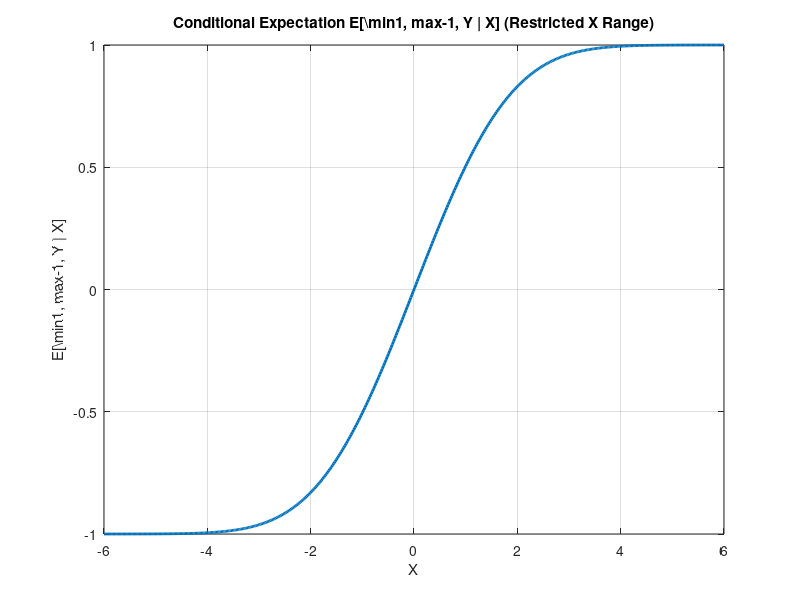

MATLAB code to generate this figure:
% Define grids with restricted X range
x_grid = linspace(-6, 6, 500); % Restricted X grid (m+1 points)
y_grid = linspace(-50, 50, 500); % Y grid (n+1 points)

% Define G(Y) = min(1, max(-1, Y))
G = min(1, max(-1, y_grid)); % Apply transformation to y_grid

% Parameters for W ~ N(mu, sigma^2)
mu = 0;      % Mean of W
sigma = 1;     % Standard deviation of W
a = @(x) 0.8 * x; % a(X)

% Define conditional CDF H(y | X)
H = zeros(length(y_grid), length(x_grid)); % Initialize H matrix
for j = 1:length(x_grid)
  % Use the theory for conditional CDF

  H(:, j) = normcdf((y_grid - a(x_grid(j)) - mu) / sigma);
end

% Compute F matrix
n = length(y_grid) - 1; % Number of intervals in y_grid (n+1 points)
m = length(x_grid) - 1; % Number of intervals in x_grid (m+1 points)
F = zeros(m+1, n+1); % Initialize F matrix

for i = 1:(m+1)
  % First term (difference of 1 sample)
  F(i, 1) = (H(2, i) - H(1, i)) / 2;

  % Second term (difference of 2 samples)

  F(i, 2) = (H(3, i) - H(1, i)) / 2;

  % General terms (difference of 2 samples)
  for j = 3:n
    F(i, j) = (H(j+1, i) - H(j-1, i)) / 2;
  end

  % Penultimate term (difference of 2 samples)
  F(i, n) = (H(n+1, i) - H(n-1, i)) / 2;

  % Last term (difference of 1 sample)
  F(i, n+1) = (H(n+1, i) - H(n, i)) / 2;
end

% Compute U(x) as F * G
U = F * G';

% Plot the results
figure;
plot(x_grid, U, 'LineWidth', 2);
xlabel('X');
ylabel('E[\min{1, max{-1, Y}} | X]');
title('Conditional Expectation E[\min{1, max{-1, Y}} | X] (Restricted X Range)');
grid on;

% Compute the slope of the line using polyfit
p = polyfit(x_grid, U, 1); % Fit a line to the data
slope = p(1); % The slope is the first coefficient

% Display the slope
disp(['The slope of the graph is: ', num2str(slope)]);

save("results_p1_numeric_clipped.mat", "x_grid","U");
